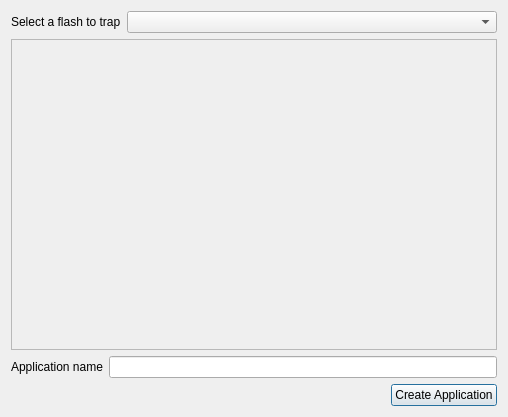
<?xml version="1.0" encoding="UTF-8"?>
<ui version="4.0">
 <class>trapFlashDialog</class>
 <widget class="QDialog" name="trapFlashDialog">
  <property name="geometry">
   <rect>
    <x>0</x>
    <y>0</y>
    <width>508</width>
    <height>417</height>
   </rect>
  </property>
  <property name="windowTitle">
   <string>Trap flash</string>
  </property>
  <layout class="QVBoxLayout" name="verticalLayout">
   <item>
    <layout class="QHBoxLayout" name="horizontalLayout_3" stretch="0,1">
     <item>
      <widget class="QLabel" name="selectFlashLabel">
       <property name="text">
        <string>Select a flash to trap</string>
       </property>
      </widget>
     </item>
     <item>
      <widget class="QComboBox" name="flashCombobox"/>
     </item>
    </layout>
   </item>
   <item>
    <widget class="QScrollArea" name="scrollArea">
     <property name="widgetResizable">
      <bool>true</bool>
     </property>
     <widget class="QWidget" name="scrollAreaWidgetContents">
      <property name="geometry">
       <rect>
        <x>0</x>
        <y>0</y>
        <width>488</width>
        <height>304</height>
       </rect>
      </property>
      <layout class="QHBoxLayout" name="horizontalLayout_2">
       <property name="leftMargin">
        <number>0</number>
       </property>
       <property name="topMargin">
        <number>0</number>
       </property>
       <property name="rightMargin">
        <number>0</number>
       </property>
       <property name="bottomMargin">
        <number>0</number>
       </property>
      </layout>
     </widget>
    </widget>
   </item>
   <item>
    <layout class="QHBoxLayout" name="horizontalLayout">
     <item>
      <layout class="QVBoxLayout" name="verticalLayout_2">
       <item>
        <widget class="QLabel" name="label">
         <property name="text">
          <string>Application name</string>
         </property>
        </widget>
       </item>
      </layout>
     </item>
     <item>
      <widget class="QLineEdit" name="widgetNameLineEdit"/>
     </item>
    </layout>
   </item>
   <item>
    <layout class="QHBoxLayout" name="horizontalLayout_4">
     <item>
      <spacer name="horizontalSpacer">
       <property name="orientation">
        <enum>Qt::Horizontal</enum>
       </property>
       <property name="sizeHint" stdset="0">
        <size>
         <width>40</width>
         <height>20</height>
        </size>
       </property>
      </spacer>
     </item>
     <item>
      <widget class="QPushButton" name="createWidgetButton">
       <property name="text">
        <string>Create Application</string>
       </property>
      </widget>
     </item>
    </layout>
   </item>
  </layout>
 </widget>
 <resources/>
 <connections/>
</ui>
